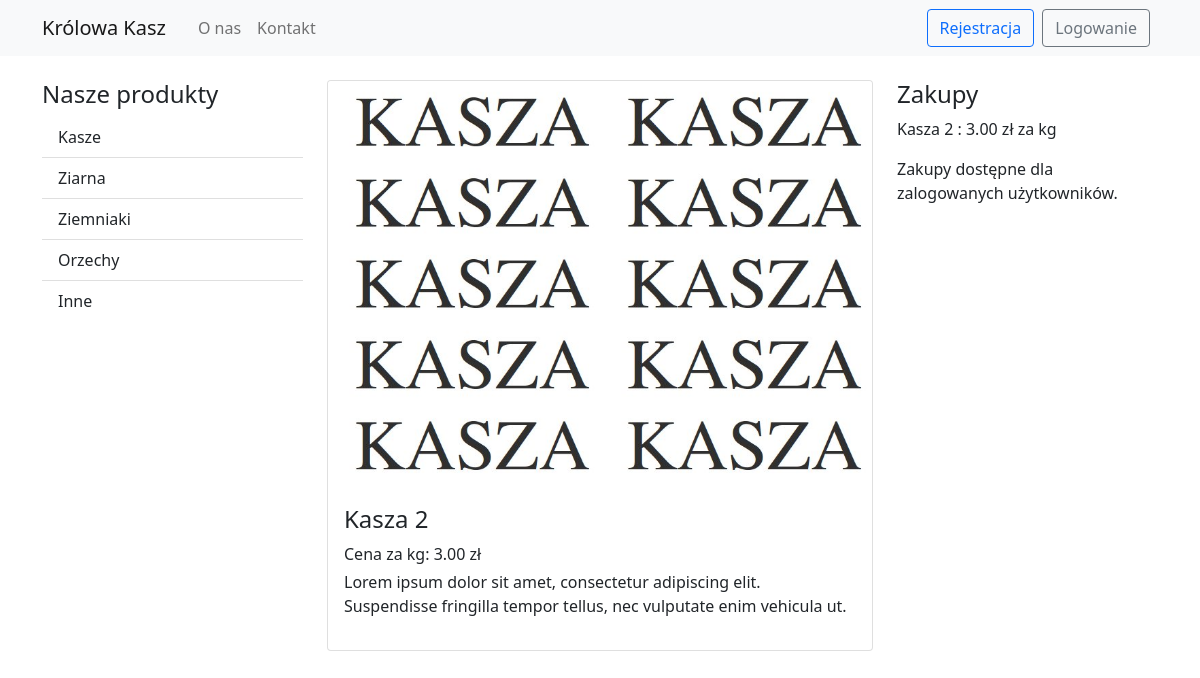
/product?product_id=2, run on the app's committed database.
### kasza/models.py (models this page shows, shortened)
class Category(db.Model):
    __tablename__ = 'categories'
    id = db.Column(db.Integer, primary_key=True)
    name = db.Column(db.String(20), unique=True, nullable=False)
    products = db.relationship('Product', back_populates='category')

class Product(db.Model):
    __tablename__ = 'products'
    id = db.Column(db.Integer, primary_key=True)
    name = db.Column(db.String(100), unique=True, nullable=False)
    price = db.Column(db.Float(asdecimal=True), nullable=False)
    image_file = db.Column(db.String(100), nullable=False, default='default_kasza.jpg')
    description = db.Column(db.Text, nullable=False)
    order_items = db.relationship('OrderItem', back_populates='product', lazy='subquery')
    category_id = db.Column(db.Integer, db.ForeignKey('categories.id'))
    category = db.relationship('Category', back_populates='products')

### kasza/routes.py (the view, shortened to what this page needs)
@app.route("/product", methods=['GET', 'POST'])
def product():
    product_id = request.args.get('product_id')
    product = Product.query.filter_by(id = product_id).first()
    form = AddProductToCartForm()
    return render_template('product.html', title='Produkt', product=product, form=form, categories = Category.query.all())

### kasza/templates/product.html
{% extends "layout.html" %}
{% block content %}
<div class="row">
    <div class="col-md-8">
        <div class="card">
            <img class="img-fluid rounded" src="{{ url_for('static', filename = 'product_pics/' + product.image_file) }}" alt="">
            <div class="card-body">
                <h4> {{product.name}} </h4>
                <p class="mb-1">Cena za kg: {{product.price|round(2)}} zł</p>
                <p>{{ product.description }}</p>
            </div>
        </div>
    </div>
    <div class="col-md-4">
        <h4>Zakupy</h4>
        <p> {{ product.name }}: {{product.price|round(2)}} zł za kg </p>
        {% if current_user.is_authenticated %}
        <form action="" method="POST">
            {{ form.hidden_tag() }}
            <div class="input-group mb-3">
                {% if form.qty.errors %}
                {{ form.qty(class="form-control is-invalid") }}
                <span class="input-group-text" id="basic-addon1">kg</span>
                <div class="invalid-feedback">
                    {% for error in form.qty.errors %}
                        <span>{{ error }}</span>
                    {% endfor %}
                </div>
                {% else %}
                    {{ form.qty(class="form-control") }}
                    <span class="input-group-text" id="basic-addon1">kg</span>
                {% endif %}
            </div>
            <div>
                {{ form.submit(class="btn btn-outline-primary w-100") }}
                {% if current_user.is_admin %}
                    <a class="btn btn-outline-secondary w-100 mt-3" href="{{url_for('edit_product', product_id=product.id)}}">Edytuj produkt</a>
                    <a class="btn btn-outline-secondary w-100 mt-3" href="{{url_for('delete_product', product_id=product.id)}}">Usuń produkt</a>
                {% endif %}
            </div>
        </form>
        {%else%}
        <p>Zakupy dostępne dla zalogowanych użytkowników.</p>
        {% endif %}
    </div>
</div>
{% endblock content %}

### kasza/templates/layout.html (shortened to what this page needs)
<!DOCTYPE html>
<html lang="pl">
<head>
    <link href="https://cdn.jsdelivr.net/npm/bootstrap@5.0.2/dist/css/bootstrap.min.css" rel="stylesheet">
    <link rel="stylesheet" type="text/css" href="{{ url_for('static', filename='main.css') }}">
</head>
<body>
    <nav class="navbar navbar-expand-sm navbar-light bg-light navbar-fixed-top  ">
        <div class="container">
            <a class="navbar-brand" href="{{url_for('index')}}">Królowa Kasz</a>
            <div class="collapse navbar-collapse" id="navbarNavAltMarkup">
            <div class="navbar-nav me-auto ms-2">
                <a class="nav-link" href="{{url_for('about')}}">O&nbspnas</a>
                <a class="nav-link" href="{{url_for('contact')}}">Kontakt</a>
            </div>
            <div class="navbar-nav">
                {% if current_user.is_authenticated %}
                <li class="nav-item dropdown">
                    <a class="nav-link dropdown-toggle me-2" href="#" id="navbarDropdownMenuLink" role="button" data-bs-toggle="dropdown" aria-expanded="false">
                        Moje konto
                    </a>
                    <ul class="dropdown-menu" aria-labelledby="navbarDropdownMenuLink">
                      <li><a class="dropdown-item" href="{{url_for('cart')}}">Koszyk</a></li>
                      <li><a class="dropdown-item" href="{{url_for('orders')}}">Zamówienia</a></li>
                      <li><a class="dropdown-item" href="{{url_for('account')}}">Edytuj dane</a></li>
                    </ul>
                  </li>
                  <a class="btn btn-outline-secondary me-2" type="button" href="{{url_for('logout')}}">Wyloguj</a>
                {% else %}
                <a class="btn btn-outline-primary me-2" type="button" href="{{url_for('register')}}">Rejestracja</a>
                <a class="btn btn-outline-secondary me-2" type="button" href="{{url_for('login')}}">Logowanie</a>
                {% endif %}
            </div>
            </div>
        </div>
    </nav>
    <div class="container">
        <div class="row pt-4">
            <div class="col-md-3">
                <nav class="nav flex-column list-group list-group-flush">
                    <h4> <a class="text-decoration-none text-dark" href="{{url_for('index')}}">Nasze produkty</a> </h4>
                    {% for category in categories %}
                    <a class="nav-link list-group-item" href="{{url_for('index', category_id=category.id)}}">{{ category.name }}</a>
                    {% endfor %}
                </nav>
            </div>
            <div class="col-md-9">
                {% block content %} {% endblock content %}
            </div>
        </div>
    </div>
</body>
</html>

### data on the page
Category: name "Kasze"
Category: name "Ziarna"
Category: name "Ziemniaki"
Category: name "Orzechy"
Category: name "Inne"
Product: image_file (placeholder picture), name "Kasza 2", price "3.00", description "Lorem ipsum dolor sit amet, consectetur adipiscing elit. Suspendisse fringilla tempor tellus, nec vulputate enim vehicula ut."
